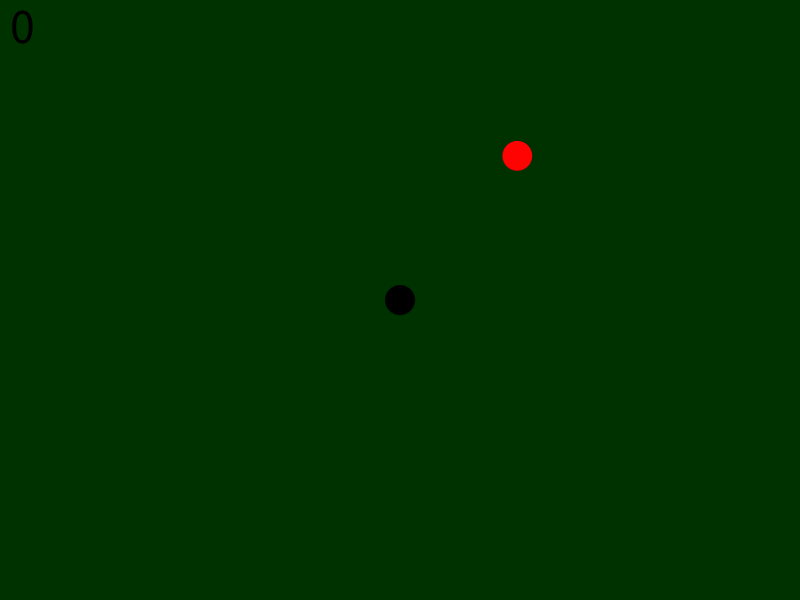
Frame 1 (no input)
Frame 60 (the mouse pressed at the canvas centre just before this capture): identical to frame 1, image omitted
Frame 120 (the mouse held since frame 60 and released just before this capture): identical to frame 1, image omitted

The Processing sketch that drew this single still picture (run headless with seeded random() and noise(); from frame 60 on, the mouse is pressed at the canvas centre):

// Processing sketch: midterm
// ── midterm.pde
//MAJOR PROPS TO ETHAN, CHRIS, AND JOE FOR HELPING IN TIME OF NEED,,,COULDNT HAVE DONE IT WITHOUT YOU GUYS
//THIS GAME RESEMBLES SNAKE,,,GOOD LUCK


snake player;
pellet food;
void setup () {
  ellipseMode(RADIUS);
  size (800, 600);
  frameRate(15);
  player = new snake();
  food = new pellet();
}


// calling the check collide method, we are passing it our player size, our pellet size, and the distance between the two
void draw() {
  background (0, 50, 0);

  //score board 
  //noFill();
  strokeWeight(0);
  //rect(0,0,50,50);
  //strokeWeight(0);
  fill(0);
  textSize(50);
  text(player.tail, 10, 43);

  if (player.dead) {
    text("you suck brah", 230, 300);
    text("hit spacebar to restart", 140, 400);
    return;
  } 


  player.slither();
  player.be();
  food.be();
  if (checkCollide(player.size, food.pelletSize, dist(player.xPos, player.yPos, food.xPosPellet, food.yPosPellet))) {

    food.collide();
    player.grow();
  }
  player.checkCollide();
}

void keyPressed() {
  if (key == 'a' ) {
    player.direction  = 0;
  }
  if ( key == 'd') {
    player.direction = 1 ;
  }
  if (key == 'w' ) {
    player.direction = 2;
  }

  if (key == 's' ) {
    player.direction = 3;
  }
  if (key == ' ' && player.dead ) {
    player=new snake();
  }
}
public boolean checkCollide(float playerSize, float pelletSize, float distance) {

  //throwing it and catching it 
  //float playerSize1, pelletSize1, distance1;
  //playerSize1=playerSize;
  //pelletSize1=pelletSize;
  //distance1= distance;

  boolean bucket=false;
  if (playerSize+pelletSize>distance) {
    bucket = true;
  }
  return bucket;
}

// ── pellet.pde
public class pellet {
  public float xPosPellet;
  public float yPosPellet; 
  public color nuts ;
  public float pelletSize;
  
  pellet() {
    xPosPellet=random(0,width);
    yPosPellet=random(0,height); 
    nuts= color(255, 3, 3);
    pelletSize=15;
  }
void collide (){

xPosPellet=random(0,width);
yPosPellet=random(0,height);

}









  void be () {
    fill (nuts);
    ellipse (xPosPellet, yPosPellet, pelletSize,pelletSize);
    
  }



}

// ── snake.pde
//variables 
//props to ethan, and chris 
public class snake {
  public float xPos;
  public float yPos; 
  public int size;
  public int tail;
  public int speed ;
  public color scales ; 
  public color segments;
  public int direction;
  //2 dimensial arrays
  public float [][] positions;
  public boolean dead;



  //my constructor  

  snake() {
    xPos= width/2;
    yPos= height/2;
    size= 15;
    tail = 0;
    speed = size;
    scales= color(0, 0, 0);
    segments = color(255);
    direction = -1;
    //2 dimensial array/matrix, each row is x,y
    positions=new float [1000][2] ;
    positions [0][0]=xPos;
    positions [0][1]=yPos;
    dead=false;
  }

  void slither() {
    //this is movement
    switch(direction) {
    case 0: 
      xPos = xPos - speed;
      break; 
    case 1: 
      xPos = xPos + speed ; 
      break;
    case 2:
      yPos = yPos - speed;
      break;
    case 3:
      yPos = yPos + speed ; 
      break ;
    }

    //this where making the logic for the movement of the segments 
    //this is also putting the position of the head into the array trying to loop for each subsequent segment 
    for (int i=tail; i>=0; i--) {
      if (i==0) {
        positions [i][0]=xPos;
        positions [i][1]=yPos;
        continue;
      }
      positions[i][0] = positions[i-1][0];
      positions[i][1] = positions[i-1][1];
    }



    //stay on screen 
    if (direction==0 && xPos<size) {
      //xPos = xPos - 7;
      speed =0;
      dead=true;
    }
    if ( direction==1 && xPos>width-size) {
      //xPos = xPos + 7;
      speed = 0;
      dead=true;
    }
    if (direction==2 && yPos<size) {
      //yPos = yPos - 7;
      speed = 0;
      dead=true;
    }
    if (direction==3 && yPos>height-size) {
      // yPos = yPos + 7;
      speed = 0;
      dead=true;
    }
  }


  void be() {
    //ellipseMode (CENTER); 
    //this will render all my segments
    for (int i = tail; i >= 0; i--) {
      fill(i == 0 ? scales : segments);
      float[] segment = positions[i];
      ellipse(segment[0], segment[1], size, size);
    }
  }

  void checkCollide() {
    for (int i=3; i<=tail; i++) {
      float[] segment=positions[i];
      float[] head=positions[0];
      //checking the distance between center points of the tail and head and doing a doifferential opperation in absolute value
      if(Math.abs(segment[0] - head[0]) < size * 2.0f && Math.abs(segment[1] - head[1]) < size * 2.0f) dead = true;
    }
  }

  void eat() {
  }
  void grow() {
    //this is going to copy the heaad , and keep it under the head until i tell it to move to an initial position 
    tail++;
    positions[tail][0]= positions [tail-1][0];
    positions[tail][1]= positions [tail-1][1];
  }
  void dance() {
  }
}
